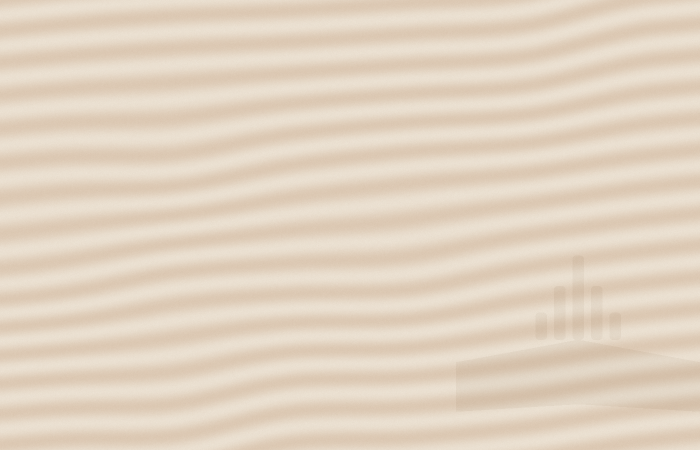
#> input picture assets/background-light.png, 1400 x 900 px, given in place of logo.png, which was not available (shown at 1/2 size)
$ python generate_wood_backgrounds.py
#> lines starting #> are read from the running program, lines starting #| are printed output that depends on the picture; pictures that were not available may be replaced by others from this repository, and a replacement may not be noted
"""Regenerates the app's decorative background images (assets/background-light.png,
assets/background-dark.png) and the website's background textures (docs/assets/
wood-*.webp) with the same wood-grain look -- built entirely from colors already in the
app's own palette (main.py's ttk.Theme() call), no new hues introduced.

The app's background is generated at a canvas far larger than any realistic window
(2560x1600), *not* the size of any particular window. main.py's background Label
displays it unscaled and un-stretched -- Tk clips an oversized image to whatever
smaller area the Label actually occupies rather than distorting it, which is exactly
the "always fills the visible area, never stretched, never tiled" behavior a CSS
`background-size: cover` would give, achieved for free without adding a runtime image-
resizing dependency (Pillow is a dev-only dependency here; ImageTk-based dynamic resize
at runtime would need to move it into the app's actual shipped dependencies).

Run manually when the theme palette changes:
    poetry run python scripts/generate_wood_backgrounds.py
"""

import os

import numpy as np
from PIL import Image

ASSETS_DIR = os.path.join(os.path.dirname(__file__), "..", "assets")
DOCS_ASSETS_DIR = os.path.join(os.path.dirname(__file__), "..", "docs", "assets")

# Same coffeehouse palette as main.py's ttk.Theme() call -- no colors outside this set.
CREAM = (242, 232, 217)       # #f2e8d9
DARK_ROAST = (36, 27, 20)     # #241b14
ESPRESSO = (111, 78, 55)      # #6f4e37
CARAMEL = (169, 113, 66)      # #a97142


def _smooth_field(size, rng, scale):
    """Smooth 2D noise at a given scale, via bilinear upsampling from a coarse random
    grid -- the base ingredient for domain warping below."""
    width, height = size
    gw, gh = max(2, width // scale + 2), max(2, height // scale + 2)
    coarse = rng.uniform(-1, 1, (gh, gw))
    return np.array(Image.fromarray((coarse * 127 + 128).astype(np.uint8)).resize(
        (width, height), Image.BICUBIC
    ), dtype=np.float64) / 127.0 - 1.0


def _wood_grain(size, base, grain_color, seed, knots=True):
    """An organic wood-grain field: mostly flowing, irregular parallel grain (base
    directional flow + gentle warp), with a handful of sparse, varied knots blended in
    smoothly wherever a few random attractor points pull the flow into tight concentric
    swirls -- real wood is mostly calm grain with knots as the exception, not wall-to-
    wall rosettes, which is what a naive grid of identical radial fields produces.
    Blended between `base` and `grain_color`, both already palette colors, so this only
    ever mixes tones that already exist in the app, never introduces a new one.

    `knots=False` skips the swirl entirely, leaving calm flowing grain -- unused by
    either the app or the website today, but kept as an option for any future context
    that only ever shows the texture through thin, irregular gaps rather than one open
    canvas, where a dramatic off-center knot would read as a fragmented, random-looking
    sliver instead of a coherent surface."""
#> called with size = (2560, 1600), base = (242, 232, 217), grain_color = (169, 113, 66), seed = 1, knots = True
    width, height = size
    rng = np.random.default_rng(seed)
    y = np.arange(height).reshape(-1, 1).astype(np.float64)
    x = np.arange(width).reshape(1, -1).astype(np.float64)
    y = np.broadcast_to(y, (height, width)).copy()
    x = np.broadcast_to(x, (height, width)).copy()

    # Sparse knot attractors: each pulls nearby coordinates toward it (inverse-square
    # falloff, capped so it doesn't blow up at the center), which is what makes grain
    # lines curl into tight rings near a knot while staying calm everywhere else.
    diag = (width ** 2 + height ** 2) ** 0.5
    n_knots = max(1, round(diag / 500)) if knots else 0
    for _ in range(n_knots):
        kx, ky = rng.uniform(0, width), rng.uniform(0, height)
        dx, dy = x - kx, y - ky
        dist = np.sqrt(dx * dx + dy * dy) + 1e-6
        radius = rng.uniform(0.12, 0.22) * diag
        falloff = np.exp(-(dist / radius) ** 2)  # 1 at the knot, ~0 a few radii out
        # Spin the local angle proportionally to how close we are to the knot, which
        # winds the base flow into a tight swirl near it and leaves it untouched
        # further away -- this is what makes a knot instead of a wall-to-wall rosette.
        spin = falloff * rng.uniform(2.0, 3.5)
        new_dx = dx * np.cos(spin) - dy * np.sin(spin)
        new_dy = dx * np.sin(spin) + dy * np.cos(spin)
        # Continuous blend by `falloff` itself (already a smooth 0..1 Gaussian) instead
        # of a hard np.where cutoff -- a thresholded switch is exactly what produces a
        # visible circular seam where the mask crosses its cutoff value.
        x = x + falloff * (new_dx - dx)
        y = y + falloff * (new_dy - dy)

    # Gentle broad warp everywhere (independent of the knots) so even the calm areas
    # have irregular, non-mechanical flow instead of perfectly straight lines.
    x = x + 18 * _smooth_field(size, rng, scale=max(width, height) // 4)
    y = y + 18 * _smooth_field(size, rng, scale=max(width, height) // 4)

    # Base directional grain, mostly horizontal -- this is what the swirl code above
    # bends locally into knots.
    rings = np.sin(y / 10.0 + x * 0.01)
    rings = (rings - rings.min()) / (rings.max() - rings.min())  # 0..1

    # Fine fibrous noise, smoothed slightly by averaging a couple of offset copies.
    noise = rng.random((height, width))
    noise = (noise + np.roll(noise, 1, axis=0) + np.roll(noise, 1, axis=1)) / 3.0

    grain = np.clip(0.82 * rings + 0.18 * noise, 0, 1)

    # Blend base -> grain_color using `grain` as the mix factor, kept subtle so it
    # reads as texture, not a color change.
    strength = 0.24
    out = np.empty((height, width, 3), dtype=np.float64)
    for c in range(3):
        out[:, :, c] = base[c] + (grain_color[c] - base[c]) * grain * strength
    return out


APP_CANVAS_SIZE = (2560, 1600)
# The logo watermark sits at a fixed offset from the canvas's own center -- since Tk
# always shows a centered crop of this oversized image regardless of the actual window
# size, "offset from center" is the only positioning that stays roughly consistent
# (bottom-right-ish of whatever's visible) across different window sizes, unlike an
# offset from the canvas's actual corner, which would only ever be visible if the
# window were maximized to the canvas's own full size.
_WATERMARK_CENTER_OFFSET = (560, 330)


def _make_app_background(filename, base_color, grain_color, seed):
    wood = np.clip(_wood_grain(APP_CANVAS_SIZE, base_color, grain_color, seed, knots=True), 0, 255).astype(np.uint8)
    img = Image.fromarray(wood, "RGB").convert("RGBA")
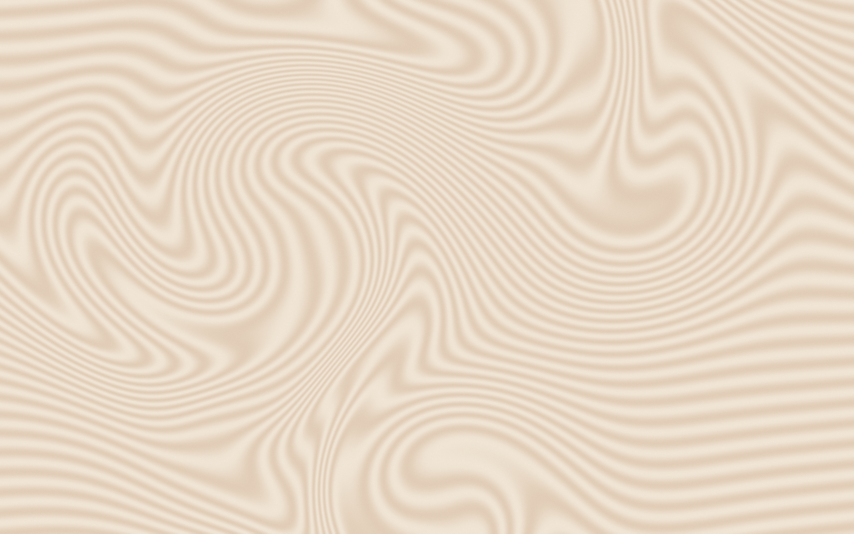
#> img: PIL image 2560x1600 RGBA (shown at 1/3 size); mean R, G, B, A 232.7, 217.2, 198.4, 255

    logo = Image.open(os.path.join(ASSETS_DIR, "logo.png")).convert("RGBA")
    logo_size = 260
    logo = logo.resize((logo_size, logo_size), Image.LANCZOS)
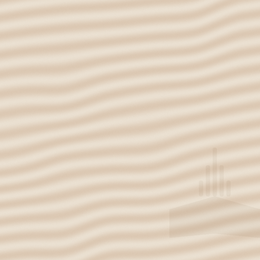
#> logo: PIL image 260x260 RGBA; mean R, G, B, A 226.5, 211.3, 193.1, 255
    r, g, b, a = logo.split()
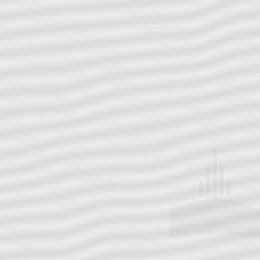
#> r: PIL image 260x260 L; min 212, max 236, mean 226.5
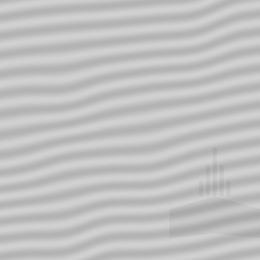
#> b: PIL image 260x260 L; min 169, max 210, mean 193.1
#> a: PIL image 260x260 L; every value is 255
    logo.putalpha(a.point(lambda v: int(v * 0.16)))  # faint watermark, not a real logo
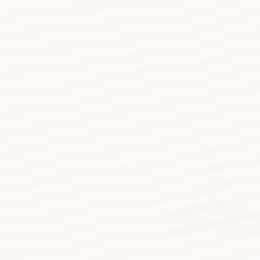
#> logo: PIL image 260x260 RGBA; mean R, G, B, A 226.5, 211.3, 193.1, 40; transparent parts drawn white

    cx, cy = APP_CANVAS_SIZE[0] // 2, APP_CANVAS_SIZE[1] // 2
    ox, oy = _WATERMARK_CENTER_OFFSET
    pos = (cx + ox - logo_size // 2, cy + oy - logo_size // 2)
    img.alpha_composite(logo, dest=pos)
    img.convert("RGB").save(os.path.join(ASSETS_DIR, filename), optimize=True)


def _make_site_background(filename, base_color, grain_color, seed, size=(1920, 1200)):
    """A single, non-tiled texture -- the swirl/knot pattern isn't seamless at its
    edges, so CSS `background-repeat` would show a visible seam grid. Used instead with
    `background-attachment: fixed; background-size: cover` in the site's CSS, which
    only ever needs to cover the viewport once, not repeat across page scroll."""
    wood = np.clip(_wood_grain(size, base_color, grain_color, seed), 0, 255).astype(np.uint8)
    Image.fromarray(wood, "RGB").save(os.path.join(DOCS_ASSETS_DIR, filename), "WEBP", quality=85, method=6)


if __name__ == "__main__":
    _make_app_background("background-light.png", CREAM, CARAMEL, seed=1)
    _make_app_background("background-dark.png", DARK_ROAST, ESPRESSO, seed=2)
#> call 2 of _make_app_background, with filename = 'background-dark.png', base_color = (36, 27, 20), grain_color = (111, 78, 55), seed = 2
#> in _make_app_background (call 2), `img = Image.fromarray(wood, "RGB").convert("RGBA")`:
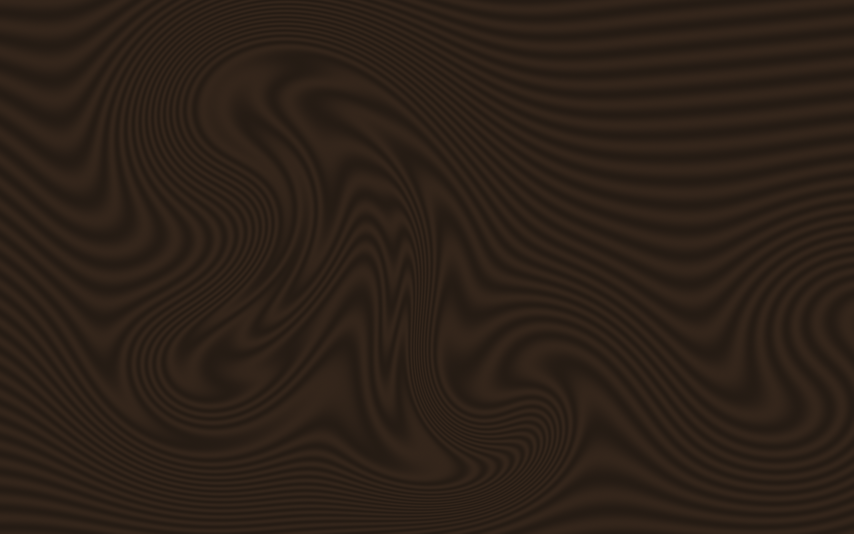
#> img: PIL image 2560x1600 RGBA (shown at 1/3 size); mean R, G, B, A 44.6, 32.7, 23.7, 255
#> (the run stopped early here; a loop or call above may not have finished)
